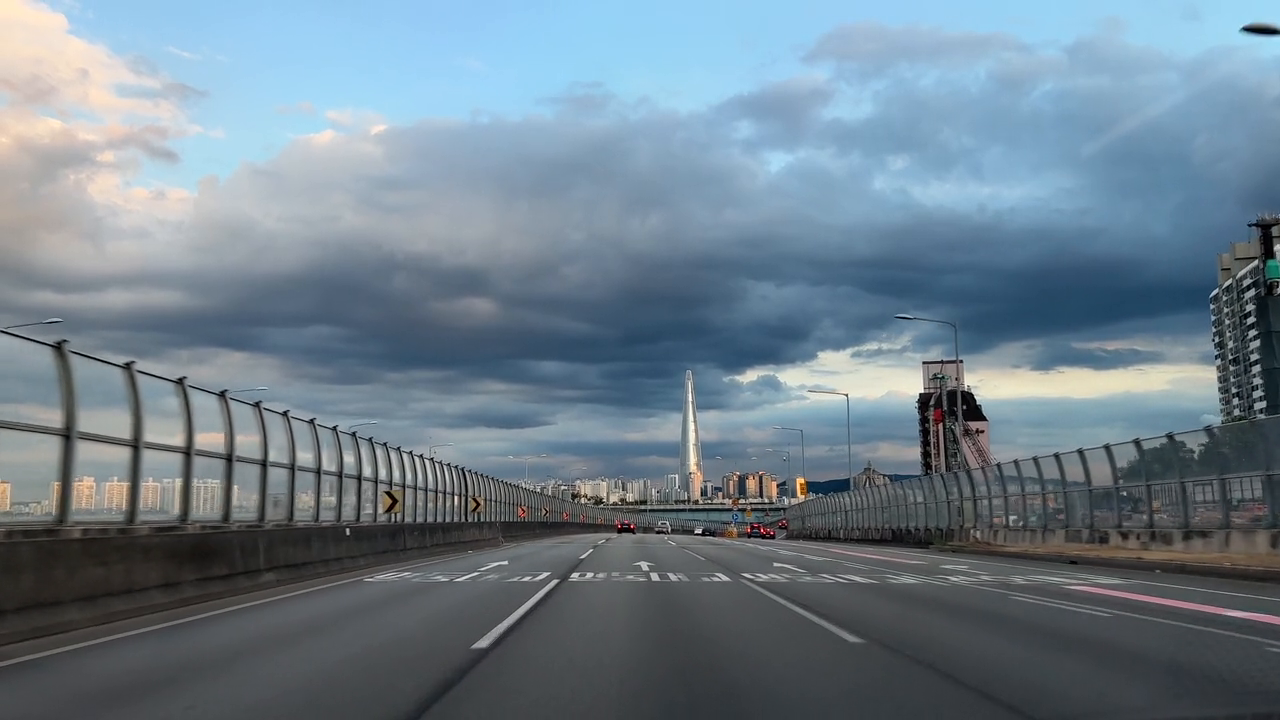
#> input picture frame 45 of Prácticas Movimiento/videos/motoring.mp4, 1280 x 720 px, given in place of people2.mp4, which was not available
$ jupyter execute Lucas-Kanade.ipynb   (text cells are left out)
#> lines starting #> are read from the running program, lines starting #| are printed output that depends on the picture; after the words box and inside, x2 and y2 are one past the last pixel; in counts of white or black regions, pixels touching at a corner belong together; pictures that were not available may be replaced by others from this repository, and a replacement may not be noted
[cell 1]
import cv2 as cv
import matplotlib.pyplot as plt
import numpy as np

ruta_video = "videos/people2.mp4"

cap = cv.VideoCapture(ruta_video)

# Leer el primer frame
ret1, frame1 = cap.read()
#> frame1 is the input picture: shape (720, 1280, 3); mean B, G, R 139.8, 127.5, 110.5
ret2, frame2 = cap.read()
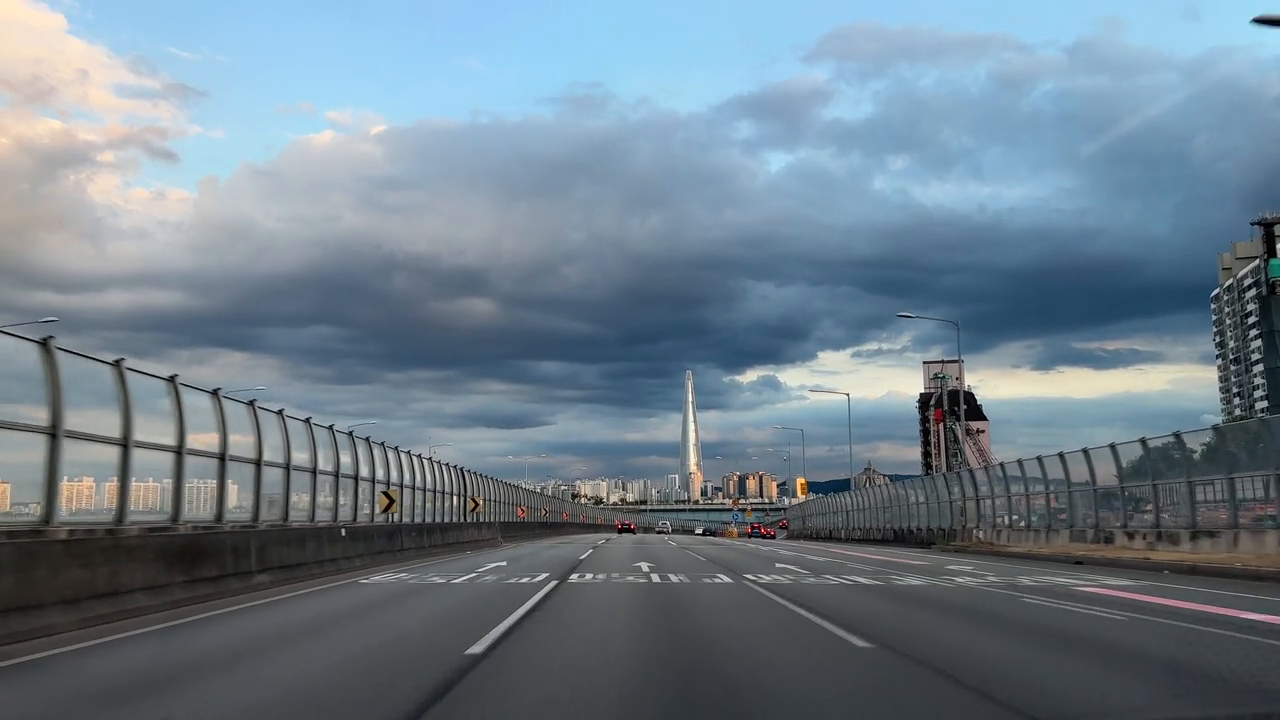
#> input picture frame 46 of Prácticas Movimiento/videos/motoring.mp4, 1280 x 720 px, given in place of people2.mp4, which was not available
#> frame2 is the input picture: shape (720, 1280, 3); mean B, G, R 139.7, 127.4, 110.4

cap.release()

gray1 = cv.cvtColor(frame1, cv.COLOR_BGR2GRAY)
gray2 = cv.cvtColor(frame2, cv.COLOR_BGR2GRAY)
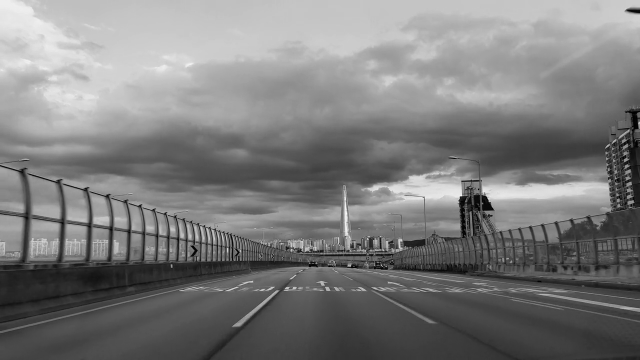
#> gray2: shape (720, 1280) (shown at 1/2 size); min 0, max 255, mean 123.7

gray1 = cv.GaussianBlur(gray1, (5,5), 1)
gray2 = cv.GaussianBlur(gray2, (5,5), 1)

sift = cv.SIFT_create()

keypoints1, descriptors1 = sift.detectAndCompute(gray1, None)
#> keypoints1 = 1485 keypoints; strongest (x, y, size): (948, 410, 39.1), (924, 401, 9.7), (974, 411, 13.6), (999, 383, 39.3)

kp_index = 447

kp20 = keypoints1[kp_index]   # obtener ese keypoint
#> kp20 = keypoint at (531.1, 487.3), size 3

frame1_sift = cv.drawKeypoints( frame1,
            keypoints1,
            None,
            color=(0,255,0),
            flags=cv.DRAW_MATCHES_FLAGS_DRAW_RICH_KEYPOINTS )

frame_kp20 = cv.drawKeypoints(
    frame1,
    [kp20],
    None,
    color=(0,0,255),
    flags=cv.DRAW_MATCHES_FLAGS_DRAW_RICH_KEYPOINTS
)

plt.figure(figsize=(12, 14))


plt.subplot(2, 1, 1)
plt.imshow(cv.cvtColor(frame1_sift, cv.COLOR_BGR2RGB))
plt.title("Frame 1 con TODOS los puntos detectados por SIFT")
plt.axis('off')

plt.subplot(2, 1, 2)
plt.imshow(cv.cvtColor(frame_kp20, cv.COLOR_BGR2RGB))
plt.title(f"Keypoint número {kp_index} (posición: {kp20.pt}) – punto destacado")
plt.axis('off')

plt.show()
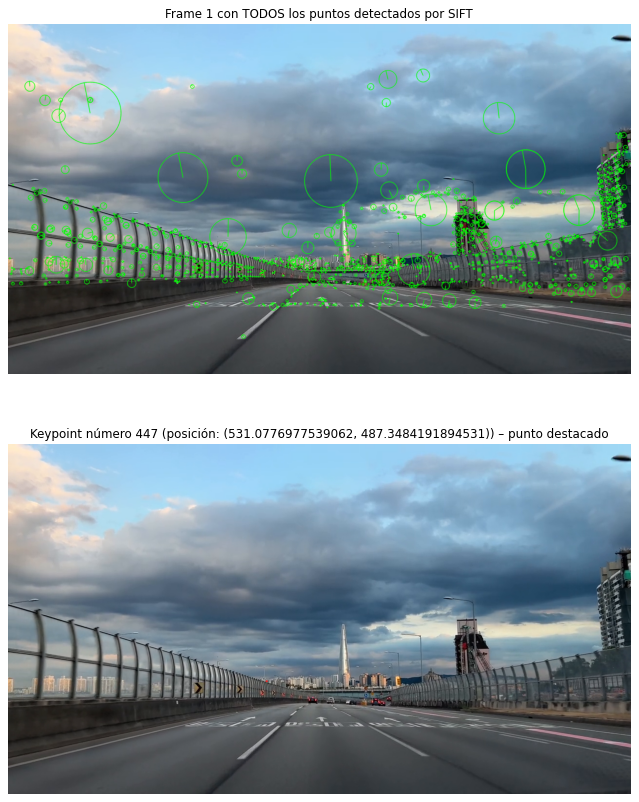
#> figure drawn by matplotlib, 2 panels

[cell 2]
x, y = int(kp20.pt[0]), int(kp20.pt[1])
#> x = 531; y = 487

win = 2   # radio → ventana 5x5

ventana_f1 = gray1[y-win:y+win+1, x-win:x+win+1]
#> ventana_f1 = [[136, 140, 147, 141, 126], [142, 148, 156, 150, 130], [137, 145, 153, 148, 129], [121, 137, 145, 138, 120], [98, 123, 129, 120, 113]]
ventana_f2 = gray2[y-win:y+win+1, x-win:x+win+1]
#> ventana_f2 = [[137, 139, 146, 142, 128], [145, 150, 156, 151, 133], [141, 148, 155, 150, 132], [126, 139, 143, 137, 121], [105, 121, 122, 121, 117]]

[cell 3]
Ix = cv.Sobel(gray1, cv.CV_32F, 1, 0, ksize=3)
Iy = cv.Sobel(gray1, cv.CV_32F, 0, 1, ksize=3)
It = gray2.astype("float32") - gray1.astype("float32")
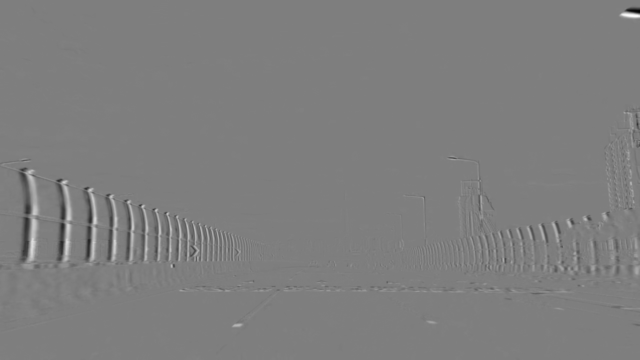
#> It: shape (720, 1280) float32 (shown at 1/2 size); min -196, max 198, mean -0.1; drawn with min black and max white

Ix_ventana = Ix[y-win:y+win+1, x-win:x+win+1].flatten()
#> Ix_ventana = 25 values, max 115 at index 20, min -145 at index 14, mean -14.28
Iy_ventana = Iy[y-win:y+win+1, x-win:x+win+1].flatten()
#> Iy_ventana = 25 values, max 64 at index 1, min -188 at index 22, mean -50.68
It_ventana = It[y-win:y+win+1, x-win:x+win+1].flatten()
#> It_ventana = 25 values, max 7 at index 20, min -7 at index 22, mean 1.32

[cell 4]
print(Ix)
#> (printed output is left out)
print(Iy)
#> (printed output is left out)
print(It)
#> (printed output is left out)

[cell 5]
S = np.column_stack((Ix_ventana, Iy_ventana))
#> S = 25 pairs, first value -145 to 115, second value -188 to 64
T = -It_ventana.reshape(-1, 1)
#> T = 25 values, max 7 at index 22, min -7 at index 20, mean -1.32

[cell 6]
STS = S.T @ S            # (2x2)
#> STS = [[150263, -27795], [-27795, 215383]]
STT = S.T @ T            # (2x1)
#> STT = [8, 1524]

dp = np.linalg.inv(STS) @ STT
#> dp = [0.0014, 0.00726]
u, v = dp[0,0], dp[1,0]
#> u = 0.0014; v = 0.00726

[cell 7]
print("Desplazamiento estimado del keypoint:")
print(f"u (x): {u:.3f} píxeles")
#| u (x): 0.001 píxeles
print(f"v (y): {v:.3f} píxeles")
#| v (y): 0.007 píxeles

[cell 8]
R = 50

# Coordenadas absolutas del kp
x0, y0 = int(x), int(y)
#> x0 = 531; y0 = 487

# Recorte alrededor del keypoint
y_min = max(0, y0 - R)
#> y_min = 437
y_max = min(gray1.shape[0], y0 + R)
#> y_max = 537
x_min = max(0, x0 - R)
#> x_min = 481
x_max = min(gray1.shape[1], x0 + R)
#> x_max = 581

crop1 = frame1[y_min:y_max, x_min:x_max].copy()
crop2 = frame2[y_min:y_max, x_min:x_max].copy()
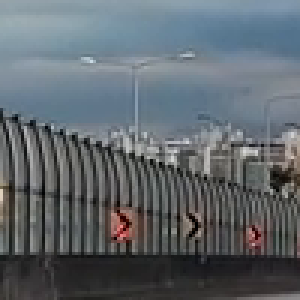
#> crop2: shape (100, 100, 3) (shown 3 times larger); mean B, G, R 108.7, 103.1, 95.9

# ========= AMPLIFICAR EL VECTOR ================
SCALE = 15
dx = int(round(u * SCALE))
#> dx = 0
dy = int(round(v * SCALE))
#> dy = 0
# ===============================================

# Coordenadas RELATIVAS AL RECORTE
px0 = x0 - x_min
#> px0 = 50
py0 = y0 - y_min
#> py0 = 50

px1 = px0 + dx
#> px1 = 50
py1 = py0 + dy
#> py1 = 50

# Limitar dentro del recorte
px1 = np.clip(px1, 0, crop2.shape[1] - 1)
py1 = np.clip(py1, 0, crop2.shape[0] - 1)

# -------------------------------------------------------
# DIBUJAR EL PUNTO ORIGINAL EN FRAME 1 (CÍRCULO GRANDE)
# -------------------------------------------------------
cv.circle(crop1, (px0, py0), 10, (0, 255, 0), 1)   # Verde, grosor 3
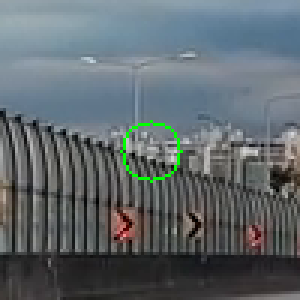
#> crop1: shape (100, 100, 3) (shown 3 times larger); mean B, G, R 108.2, 104, 95.5

# -------------------------------------------------------
# DIBUJAR EL PUNTO ORIGINAL Y LA FLECHA EN FRAME 2
# -------------------------------------------------------
# Punto original
cv.circle(crop2, (px0, py0), 10, (255, 0, 0), 1)   # Azul para diferenciar
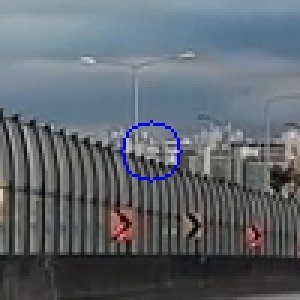
#> crop2: shape (100, 100, 3) (shown 3 times larger); 0.56% of pixels changed, all inside (x1, y1, x2, y2) = (40, 40, 61, 61)

# Flecha hacia su nuevo punto
cv.arrowedLine(
    crop2,
    (px0, py0),
    (px1, py1),
    (0, 255, 0),
    1,
    tipLength=0.3
)
#> crop2: shape (100, 100, 3); 0.01% of pixels changed, all inside (x1, y1, x2, y2) = (50, 50, 51, 51)


# -------------------------------------------------------
# MOSTRAR AMBAS IMÁGENES
# -------------------------------------------------------
plt.figure(figsize=(12, 6))

plt.subplot(1, 2, 1)
plt.imshow(cv.cvtColor(crop1, cv.COLOR_BGR2RGB))
plt.title(f"Frame 1 – Punto original (kp {kp_index})")
plt.axis('off')

plt.subplot(1, 2, 2)
plt.imshow(cv.cvtColor(crop2, cv.COLOR_BGR2RGB))
plt.title(f"Frame 2 – Movimiento (u={u:.2f}, v={v:.2f})")
plt.axis('off')

plt.show()
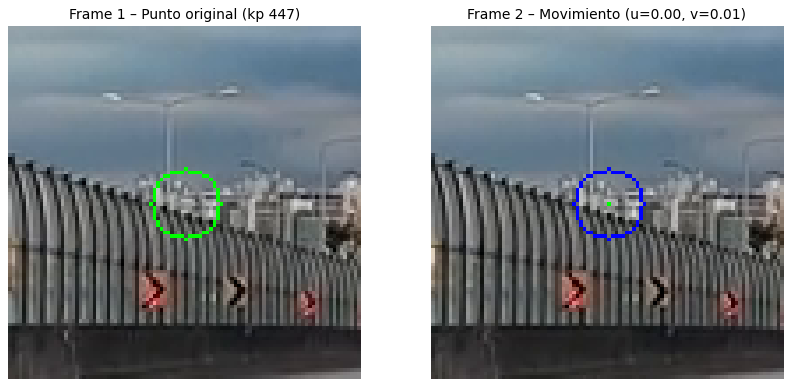
#> figure drawn by matplotlib, 2 panels

$ run again, starting later in the video
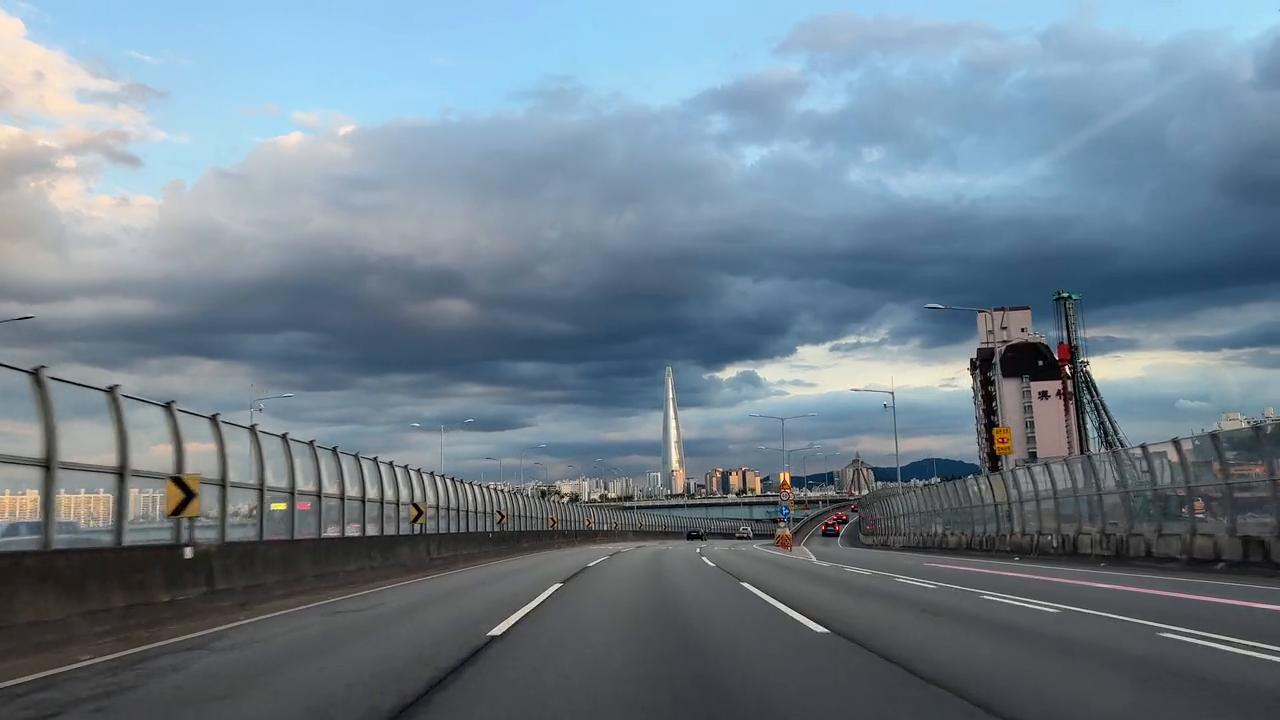
#> input picture frame 204 of Prácticas Movimiento/videos/motoring.mp4, 1280 x 720 px, given in place of people2.mp4, which was not available
#> frame1 is the input picture: shape (720, 1280, 3); mean B, G, R 140.4, 127.9, 111.3
#> keypoints1 = 1564 keypoints; strongest (x, y, size): (1044, 395, 6.3), (497, 630, 6.8), (1102, 369, 21.4), (281, 506, 6.5)
#> kp20 = keypoint at (513.7, 493.2), size 6.9
#> x = 513; y = 493
#> ventana_f1 = [[108, 112, 110, 103, 95], [107, 112, 99, 78, 73], [99, 101, 82, 59, 63], [97, 104, 86, 63, 64], [93, 111, 102, 78, 68]]
#> ventana_f2 = [[103, 100, 94, 91, 93], [102, 91, 75, 72, 86], [103, 86, 63, 62, 85], [111, 98, 74, 65, 84], [114, 113, 91, 73, 78]]
#> `It = gray2.astype("float32") - gray1.astype("float32")`:
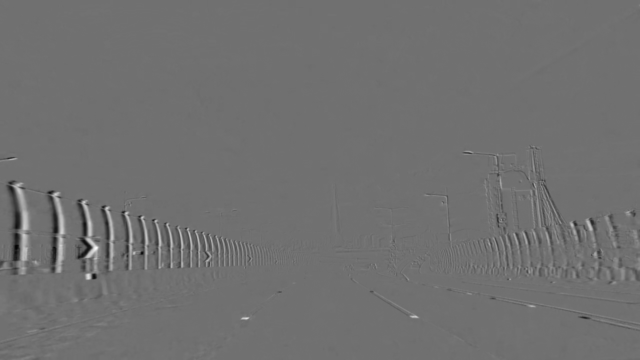
#> It: shape (720, 1280) float32 (shown at 1/2 size); min -138, max 175, mean 0.1; drawn with min black and max white
#> Ix_ventana = 25 values, max 119 at index 20, min -159 at index 12, mean -19.16
#> Iy_ventana = 25 values, max 93 at index 23, min -148 at index 8, mean -19.88
#> It_ventana = 25 values, max 22 at index 14, min -24 at index 7, mean -2.4
#> (printed output is left out)
#> (printed output is left out)
#> (printed output is left out)
#> S = 25 pairs, first value -159 to 119, second value -148 to 93
#> T = 25 values, max 24 at index 7, min -22 at index 14, mean 2.4
#> STS = [[193037, 2895], [2895, 119981]]
#> STT = [-20835, -4081]
#> dp = [-0.107, -0.0314]
#> u = -0.107; v = -0.0314
#| u (x): -0.107 píxeles
#| v (y): -0.031 píxeles
#> x0 = 513; y0 = 493
#> y_min = 443
#> y_max = 543
#> x_min = 463
#> x_max = 563
#> dx = -2
#> dy = 0
#> px0 = 50
#> px1 = 48
#> py1 = 50
#> `plt.show()`:
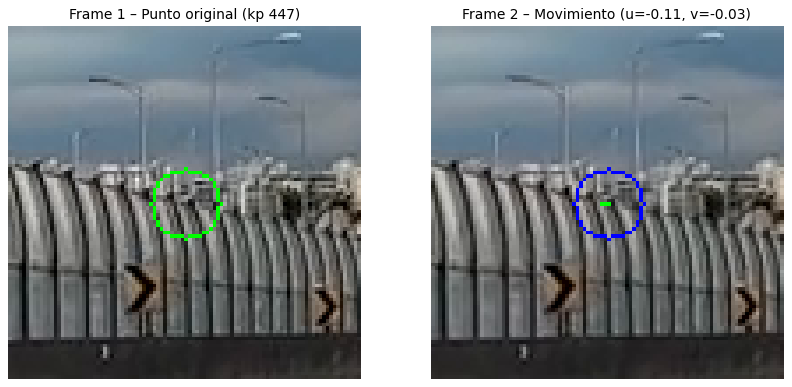
#> figure drawn by matplotlib, 2 panels

$ run again, starting later in the video
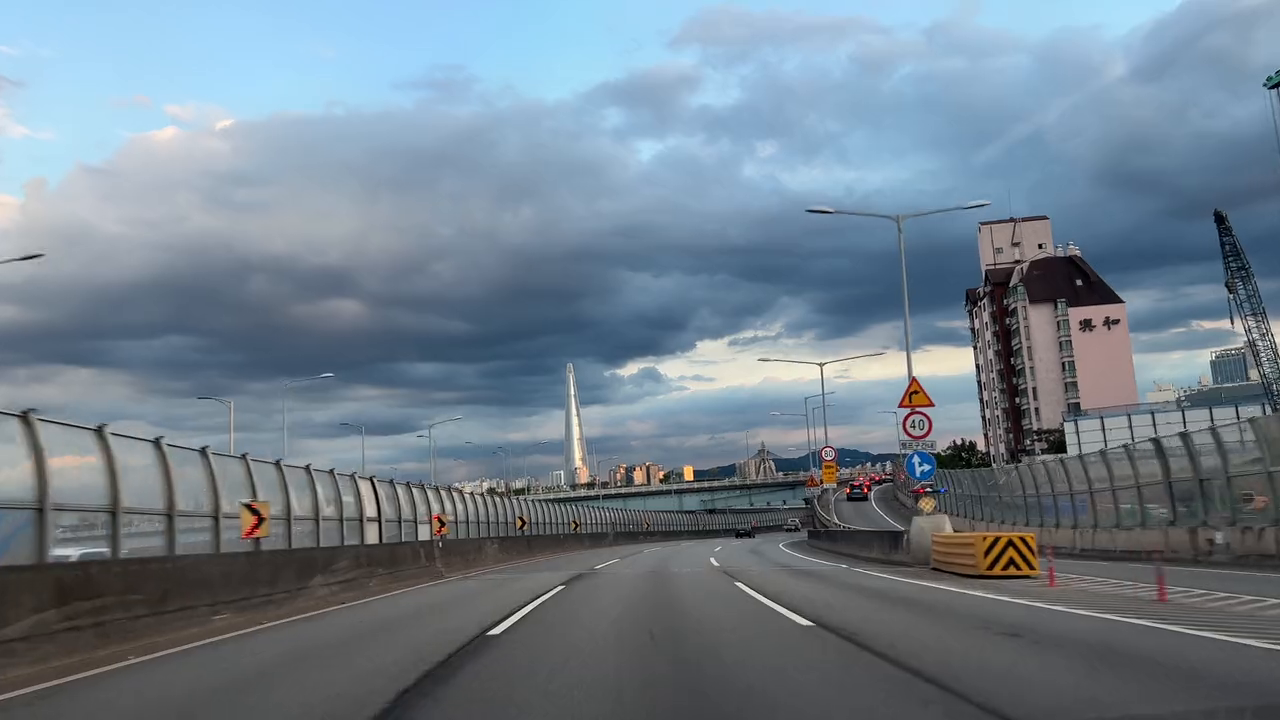
#> input picture frame 364 of Prácticas Movimiento/videos/motoring.mp4, 1280 x 720 px, given in place of people2.mp4, which was not available
#> frame1 is the input picture: shape (720, 1280, 3); mean B, G, R 141.4, 128.6, 113.7
#> keypoints1 = 1919 keypoints; strongest (x, y, size): (496, 631, 5.5), (1086, 325, 8.7), (688, 473, 7.5), (1040, 246, 3.4)
#> kp20 = keypoint at (574.9, 395.7), size 2.1
#> x = 574; y = 395
#> ventana_f1 = [[221, 202, 161, 139, 140], [209, 189, 152, 133, 138], [202, 180, 144, 129, 136], [203, 184, 147, 129, 135], [208, 194, 156, 133, 135]]
#> ventana_f2 = [[206, 170, 142, 140, 139], [193, 159, 136, 136, 139], [188, 153, 132, 133, 138], [193, 158, 134, 132, 137], [203, 169, 139, 134, 138]]
#> `It = gray2.astype("float32") - gray1.astype("float32")`:
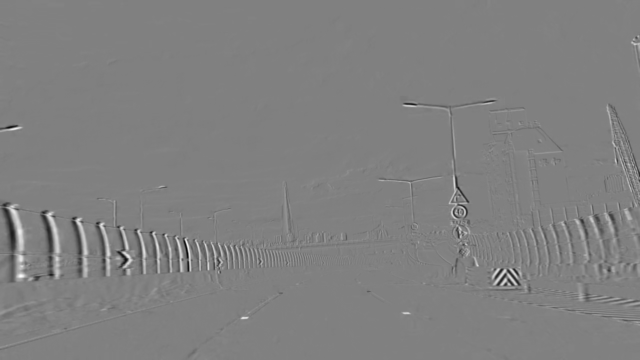
#> It: shape (720, 1280) float32 (shown at 1/2 size); min -142, max 140, mean 0.1; drawn with min black and max white
#> Ix_ventana = 25 values, max 33 at index 19, min -245 at index 2, mean -102
#> Iy_ventana = 25 values, max 72 at index 21, min -80 at index 6, mean -7.84
#> It_ventana = 25 values, max 4 at index 13, min -32 at index 1, mean -10.32
#> (printed output is left out)
#> (printed output is left out)
#> (printed output is left out)
#> S = 25 pairs, first value -245 to 33, second value -80 to 72
#> T = 25 values, max 32 at index 1, min -4 at index 13, mean 10.32
#> STS = [[546952, 20310], [20310, 49608]]
#> STT = [-50142, -4138]
#> dp = [-0.0899, -0.0466]
#> u = -0.0899; v = -0.0466
#| u (x): -0.090 píxeles
#| v (y): -0.047 píxeles
#> x0 = 574; y0 = 395
#> y_min = 345
#> y_max = 445
#> x_min = 524
#> x_max = 624
#> dx = -1
#> px0 = 50
#> px1 = 49
#> `plt.show()`:
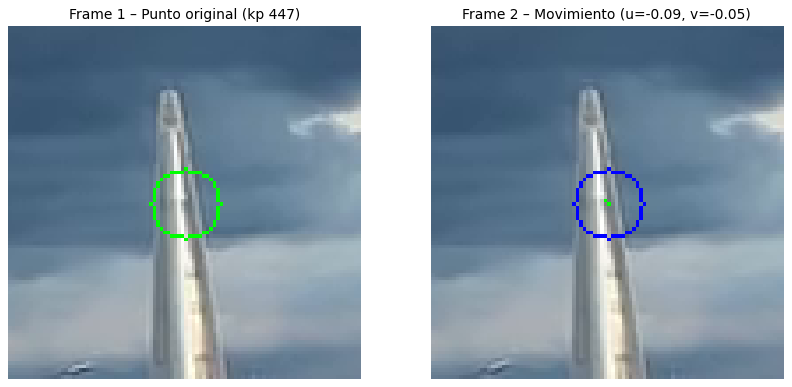
#> figure drawn by matplotlib, 2 panels
